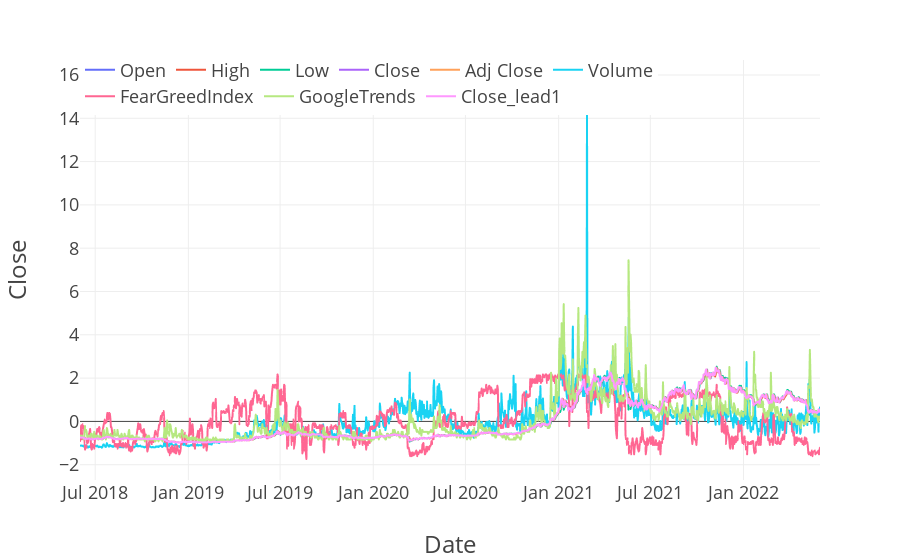

This figure's notebook cell:
### Code cell
# %%
import plotly.express as px
import plotly.graph_objects as go
import plotly.io as pio
pio.templates.default = "plotly_white"

plot_template = dict(
    layout=go.Layout({
        "font_size": 18,
        "xaxis_title_font_size": 24,
        "yaxis_title_font_size": 24})
)

fig = px.line(df_train, labels=dict(index="Date", value="Close"))
fig.update_layout(
  template=plot_template, legend=dict(orientation='h', y=1.02, title_text="")
)
fig.show()

### Figure 1 — Plotly figure (JSON) as saved in the notebook; plotly's stock layout.template omitted (floating-point values rounded to 4 significant figures; data arrays with more than 128 entries replaced by an {"elided": "..."} marker saying what was removed)
{"data": [{"hovertemplate": "variable=Open<br>Date=%{x}<br>Close=%{y}<extra></extra>", "legendgroup": "Open", "line": {"color": "#636efa", "dash": "solid"}, "marker": {"symbol": "circle"}, "mode": "lines", "name": "Open", "showlegend": true, "type": "scattergl", "x": {"elided": "1462 str values"}, "xaxis": "x", "y": {"elided": "1462 float values"}, "yaxis": "y"}, {"hovertemplate": "variable=High<br>Date=%{x}<br>Close=%{y}<extra></extra>", "legendgroup": "High", "line": {"color": "#EF553B", "dash": "solid"}, "marker": {"symbol": "circle"}, "mode": "lines", "name": "High", "showlegend": true, "type": "scattergl", "x": {"elided": "1462 str values"}, "xaxis": "x", "y": {"elided": "1462 float values"}, "yaxis": "y"}, {"hovertemplate": "variable=Low<br>Date=%{x}<br>Close=%{y}<extra></extra>", "legendgroup": "Low", "line": {"color": "#00cc96", "dash": "solid"}, "marker": {"symbol": "circle"}, "mode": "lines", "name": "Low", "showlegend": true, "type": "scattergl", "x": {"elided": "1462 str values"}, "xaxis": "x", "y": {"elided": "1462 float values"}, "yaxis": "y"}, {"hovertemplate": "variable=Close<br>Date=%{x}<br>Close=%{y}<extra></extra>", "legendgroup": "Close", "line": {"color": "#ab63fa", "dash": "solid"}, "marker": {"symbol": "circle"}, "mode": "lines", "name": "Close", "showlegend": true, "type": "scattergl", "x": {"elided": "1462 str values"}, "xaxis": "x", "y": {"elided": "1462 float values"}, "yaxis": "y"}, {"hovertemplate": "variable=Adj Close<br>Date=%{x}<br>Close=%{y}<extra></extra>", "legendgroup": "Adj Close", "line": {"color": "#FFA15A", "dash": "solid"}, "marker": {"symbol": "circle"}, "mode": "lines", "name": "Adj Close", "showlegend": true, "type": "scattergl", "x": {"elided": "1462 str values"}, "xaxis": "x", "y": {"elided": "1462 float values"}, "yaxis": "y"}, {"hovertemplate": "variable=Volume<br>Date=%{x}<br>Close=%{y}<extra></extra>", "legendgroup": "Volume", "line": {"color": "#19d3f3", "dash": "solid"}, "marker": {"symbol": "circle"}, "mode": "lines", "name": "Volume", "showlegend": true, "type": "scattergl", "x": {"elided": "1462 str values"}, "xaxis": "x", "y": {"elided": "1462 float values"}, "yaxis": "y"}, {"hovertemplate": "variable=FearGreedIndex<br>Date=%{x}<br>Close=%{y}<extra></extra>", "legendgroup": "FearGreedIndex", "line": {"color": "#FF6692", "dash": "solid"}, "marker": {"symbol": "circle"}, "mode": "lines", "name": "FearGreedIndex", "showlegend": true, "type": "scattergl", "x": {"elided": "1462 str values"}, "xaxis": "x", "y": {"elided": "1462 float values"}, "yaxis": "y"}, {"hovertemplate": "variable=GoogleTrends<br>Date=%{x}<br>Close=%{y}<extra></extra>", "legendgroup": "GoogleTrends", "line": {"color": "#B6E880", "dash": "solid"}, "marker": {"symbol": "circle"}, "mode": "lines", "name": "GoogleTrends", "showlegend": true, "type": "scattergl", "x": {"elided": "1462 str values"}, "xaxis": "x", "y": {"elided": "1462 float values"}, "yaxis": "y"}, {"hovertemplate": "variable=Close_lead1<br>Date=%{x}<br>Close=%{y}<extra></extra>", "legendgroup": "Close_lead1", "line": {"color": "#FF97FF", "dash": "solid"}, "marker": {"symbol": "circle"}, "mode": "lines", "name": "Close_lead1", "showlegend": true, "type": "scattergl", "x": {"elided": "1462 str values"}, "xaxis": "x", "y": {"elided": "1462 float values"}, "yaxis": "y"}], "layout": {"legend": {"orientation": "h", "title": {"text": ""}, "tracegroupgap": 0, "y": 1.02}, "margin": {"t": 60}, "xaxis": {"anchor": "y", "domain": [0, 1], "title": {"text": "Date"}}, "yaxis": {"anchor": "x", "domain": [0, 1], "title": {"text": "Close"}}}}
